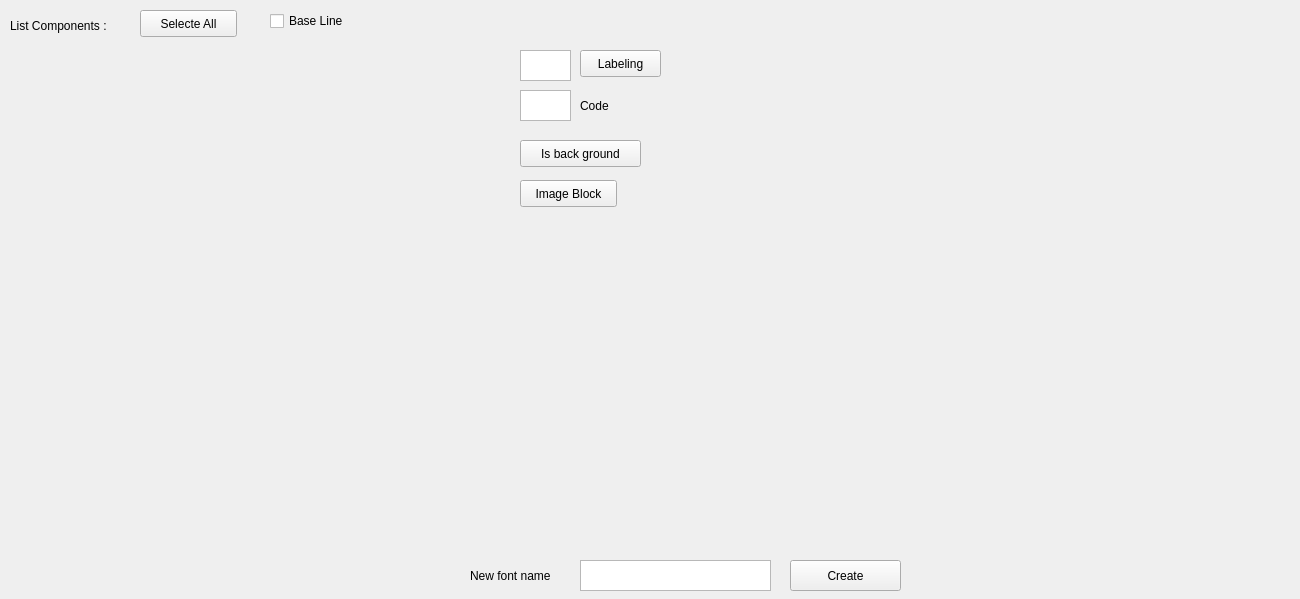
<?xml version="1.0" encoding="UTF-8"?>
<ui version="4.0">
 <class>ChooseLabelForComponentForm</class>
 <widget class="QWidget" name="ChooseLabelForComponentForm">
  <property name="geometry">
   <rect>
    <x>0</x>
    <y>0</y>
    <width>1300</width>
    <height>599</height>
   </rect>
  </property>
  <property name="windowTitle">
   <string>Form</string>
  </property>
  <widget class="QLabel" name="lblListComponent">
   <property name="geometry">
    <rect>
     <x>10</x>
     <y>10</y>
     <width>111</width>
     <height>31</height>
    </rect>
   </property>
   <property name="text">
    <string>List Components :</string>
   </property>
  </widget>
  <widget class="QPushButton" name="btnLabeling">
   <property name="geometry">
    <rect>
     <x>580</x>
     <y>50</y>
     <width>81</width>
     <height>27</height>
    </rect>
   </property>
   <property name="text">
    <string>Labeling</string>
   </property>
  </widget>
  <widget class="QTextEdit" name="txtLabel">
   <property name="geometry">
    <rect>
     <x>520</x>
     <y>50</y>
     <width>51</width>
     <height>31</height>
    </rect>
   </property>
  </widget>
  <widget class="QPushButton" name="btnCreateFont">
   <property name="geometry">
    <rect>
     <x>790</x>
     <y>560</y>
     <width>111</width>
     <height>31</height>
    </rect>
   </property>
   <property name="text">
    <string>Create</string>
   </property>
  </widget>
  <widget class="QPushButton" name="btnBackGround">
   <property name="geometry">
    <rect>
     <x>520</x>
     <y>140</y>
     <width>121</width>
     <height>27</height>
    </rect>
   </property>
   <property name="text">
    <string>Is back ground</string>
   </property>
  </widget>
  <widget class="QPushButton" name="btnImageBlock">
   <property name="geometry">
    <rect>
     <x>520</x>
     <y>180</y>
     <width>97</width>
     <height>27</height>
    </rect>
   </property>
   <property name="text">
    <string>Image Block</string>
   </property>
  </widget>
  <widget class="QPushButton" name="btnSelectAll">
   <property name="geometry">
    <rect>
     <x>140</x>
     <y>10</y>
     <width>97</width>
     <height>27</height>
    </rect>
   </property>
   <property name="text">
    <string>Selecte All</string>
   </property>
  </widget>
  <widget class="QCheckBox" name="chkIsBase">
   <property name="geometry">
    <rect>
     <x>270</x>
     <y>10</y>
     <width>97</width>
     <height>22</height>
    </rect>
   </property>
   <property name="text">
    <string>Base Line</string>
   </property>
  </widget>
  <widget class="QTextEdit" name="txtCodePoint">
   <property name="geometry">
    <rect>
     <x>520</x>
     <y>90</y>
     <width>51</width>
     <height>31</height>
    </rect>
   </property>
  </widget>
  <widget class="QLabel" name="lblListComponent_2">
   <property name="geometry">
    <rect>
     <x>580</x>
     <y>90</y>
     <width>71</width>
     <height>31</height>
    </rect>
   </property>
   <property name="text">
    <string>Code</string>
   </property>
  </widget>
  <widget class="QLabel" name="label">
   <property name="geometry">
    <rect>
     <x>470</x>
     <y>560</y>
     <width>111</width>
     <height>31</height>
    </rect>
   </property>
   <property name="text">
    <string>New font name</string>
   </property>
  </widget>
  <widget class="QTextEdit" name="txtFontName">
   <property name="geometry">
    <rect>
     <x>580</x>
     <y>560</y>
     <width>191</width>
     <height>31</height>
    </rect>
   </property>
  </widget>
 </widget>
 <resources/>
 <connections/>
</ui>
